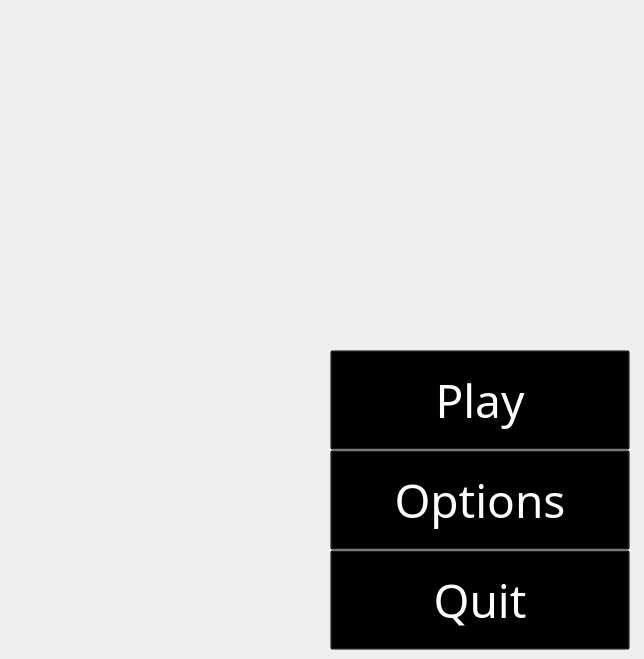
    <widget class="QWidget" name="menu_background">
     <property name="maximumSize">
      <size>
       <width>960</width>
       <height>720</height>
      </size>
     </property>
     <widget class="QWidget" name="menu_icon" native="true">
      <property name="geometry">
       <rect>
        <x>315</x>
        <y>0</y>
        <width>320</width>
        <height>330</height>
       </rect>
      </property>
      <property name="maximumSize">
       <size>
        <width>450</width>
        <height>450</height>
       </size>
      </property>
      <property name="styleSheet">
       <string notr="true">border-image: url(:/resources/gameicon.png);</string>
      </property>
     </widget>
     <widget class="QToolButton" name="menu_options_button">
      <property name="geometry">
       <rect>
        <x>330</x>
        <y>450</y>
        <width>300</width>
        <height>100</height>
       </rect>
      </property>
      <property name="font">
       <font>
        <family>Vanilla Extract</family>
        <pointsize>-1</pointsize>
       </font>
      </property>
      <property name="cursor">
       <cursorShape>PointingHandCursor</cursorShape>
      </property>
      <property name="styleSheet">
       <string notr="true">
QToolButton::hover{ color: white; background: transparent; font-size: 60px;}
QToolButton {background: transparent; color: white; font-size: 46px;}
</string>
      </property>
      <property name="text">
       <string>Options</string>
      </property>
     </widget>
     <widget class="QToolButton" name="menu_quit_button">
      <property name="geometry">
       <rect>
        <x>330</x>
        <y>550</y>
        <width>300</width>
        <height>100</height>
       </rect>
      </property>
      <property name="font">
       <font>
        <family>Vanilla Extract</family>
        <pointsize>-1</pointsize>
       </font>
      </property>
      <property name="cursor">
       <cursorShape>PointingHandCursor</cursorShape>
      </property>
      <property name="styleSheet">
       <string notr="true">
QToolButton::hover{ color: white; background: transparent; font-size: 60px;}
QToolButton {background: transparent; color: white; font-size: 46px;}
</string>
      </property>
      <property name="text">
       <string>Quit</string>
      </property>
     </widget>
     <widget class="QToolButton" name="menu_play_button">
      <property name="geometry">
       <rect>
        <x>330</x>
        <y>350</y>
        <width>300</width>
        <height>100</height>
       </rect>
      </property>
      <property name="font">
       <font>
        <family>Vanilla Extract</family>
        <pointsize>-1</pointsize>
       </font>
      </property>
      <property name="cursor">
       <cursorShape>PointingHandCursor</cursorShape>
      </property>
      <property name="styleSheet">
       <string notr="true">
QToolButton::hover{ color: white; background: transparent; font-size: 60px;}
QToolButton {background: transparent; color: white; font-size: 46px;}
</string>
      </property>
      <property name="text">
       <string>Play</string>
      </property>
     </widget>
    </widget>
